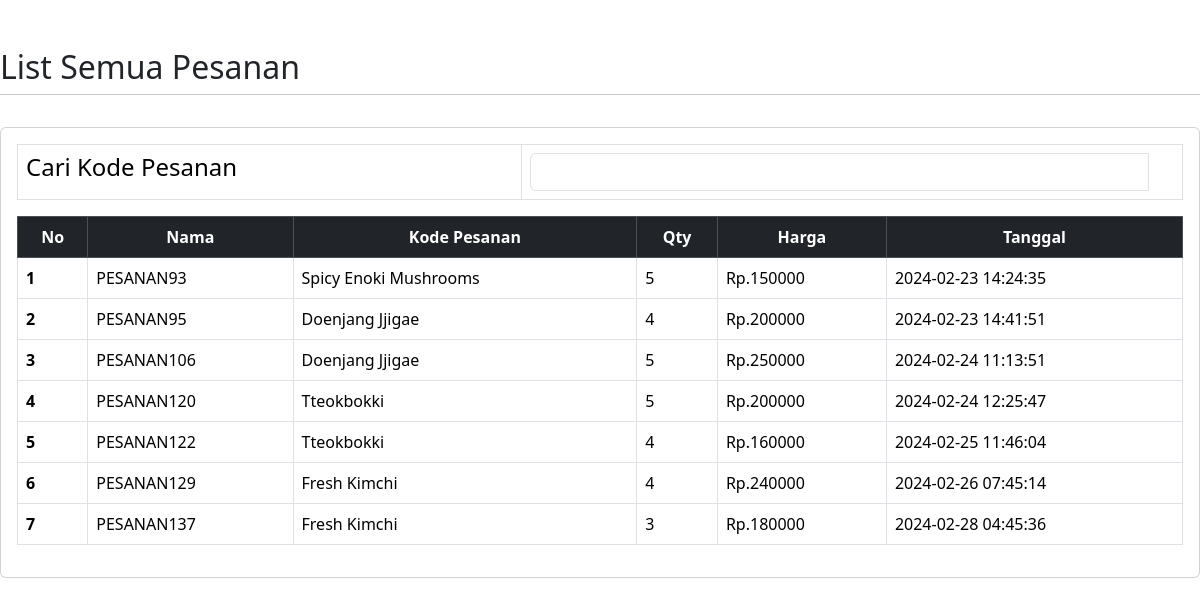
The page /app/list_pesanan.php (signed in) on the database its author committed.
### tables this page shows
CREATE TABLE `keranjang_detail` (
  `id` int(11) NOT NULL,
  `kode_pesanan` varchar(255) NOT NULL,
  `nama_produk` varchar(255) NOT NULL,
  `qty` int(100) NOT NULL,
  `total` int(255) NOT NULL,
  `tgl` varchar(100) NOT NULL
);

### app/list_pesanan.php (the view, shortened to what this page needs)
<?php
 include "boot.php";
?>
<div class="row">
	<h2 class="mt-5">List Semua Pesanan</h2>
	<hr>
	<div class="col-md-12 mt-3">
        <div class="card">
            <div class="card-body">
				<table class="table table-bordered">
					<th><h4>Cari Kode Pesanan</h4></th>
					<th>
						<form action="" method="post">
							<div class="form-group">
								<div class="input-group">
									<input type="text" name="cari" class="form-control">
									<div class="group-prepend">
										<button type="submit" name="search" class="btn"></button>
									</div>
								</div>
							</div>
						</form>
					</th>
				</table>
				<table class="table table-bordered">
					<thead class="table-dark text-center">
						<th scope="col">No</th>
						<th>Nama</th>
						<th>Kode Pesanan</th>
						<th>Qty</th>
						<th>Harga</th>
						<th>Tanggal</th>
					</thead>
					<?php
						include "koneksi.php";
						if (isset($_POST['search'])) {
							$cari = $_POST['cari'];
							$tampil = $konek->query("select*from keranjang_detail where kode_pesanan like '%$cari%'");
						} else {
							$tampil = $konek->query("select*from keranjang_detail");
						}
						while ($s = mysqli_fetch_array($tampil)) {
							@$no++;
						?>
						<tr>
							<th scope="row"><?= $no; ?></th>
							<td><?= $s['kode_pesanan'] ?></td>
							<td><?= $s['nama_produk']?></td>
							<td><?= $s['qty']?></td>
							<td>Rp.<?= $s['total'] ?></td>
							<td><?= $s['tgl'] ?></td>
						</tr>
					<?php
						}
					?>
				</table>
            </div>
		</div>
     </div>
 </div>

### rows shown on the page
keranjang_detail: kode_pesanan "PESANAN93", nama_produk "Spicy Enoki Mushrooms", qty "5", total "150000", tgl "2024-02-23 14:24:35"
keranjang_detail: kode_pesanan "PESANAN95", nama_produk "Doenjang Jjigae", qty "4", total "200000", tgl "2024-02-23 14:41:51"
keranjang_detail: kode_pesanan "PESANAN106", nama_produk "Doenjang Jjigae", qty "5", total "250000", tgl "2024-02-24 11:13:51"
keranjang_detail: kode_pesanan "PESANAN120", nama_produk "Tteokbokki", qty "5", total "200000", tgl "2024-02-24 12:25:47"
keranjang_detail: kode_pesanan "PESANAN122", nama_produk "Tteokbokki", qty "4", total "160000", tgl "2024-02-25 11:46:04"
keranjang_detail: kode_pesanan "PESANAN129", nama_produk "Fresh Kimchi", qty "4", total "240000", tgl "2024-02-26 07:45:14"
keranjang_detail: kode_pesanan "PESANAN137", nama_produk "Fresh Kimchi", qty "3", total "180000", tgl "2024-02-28 04:45:36"
